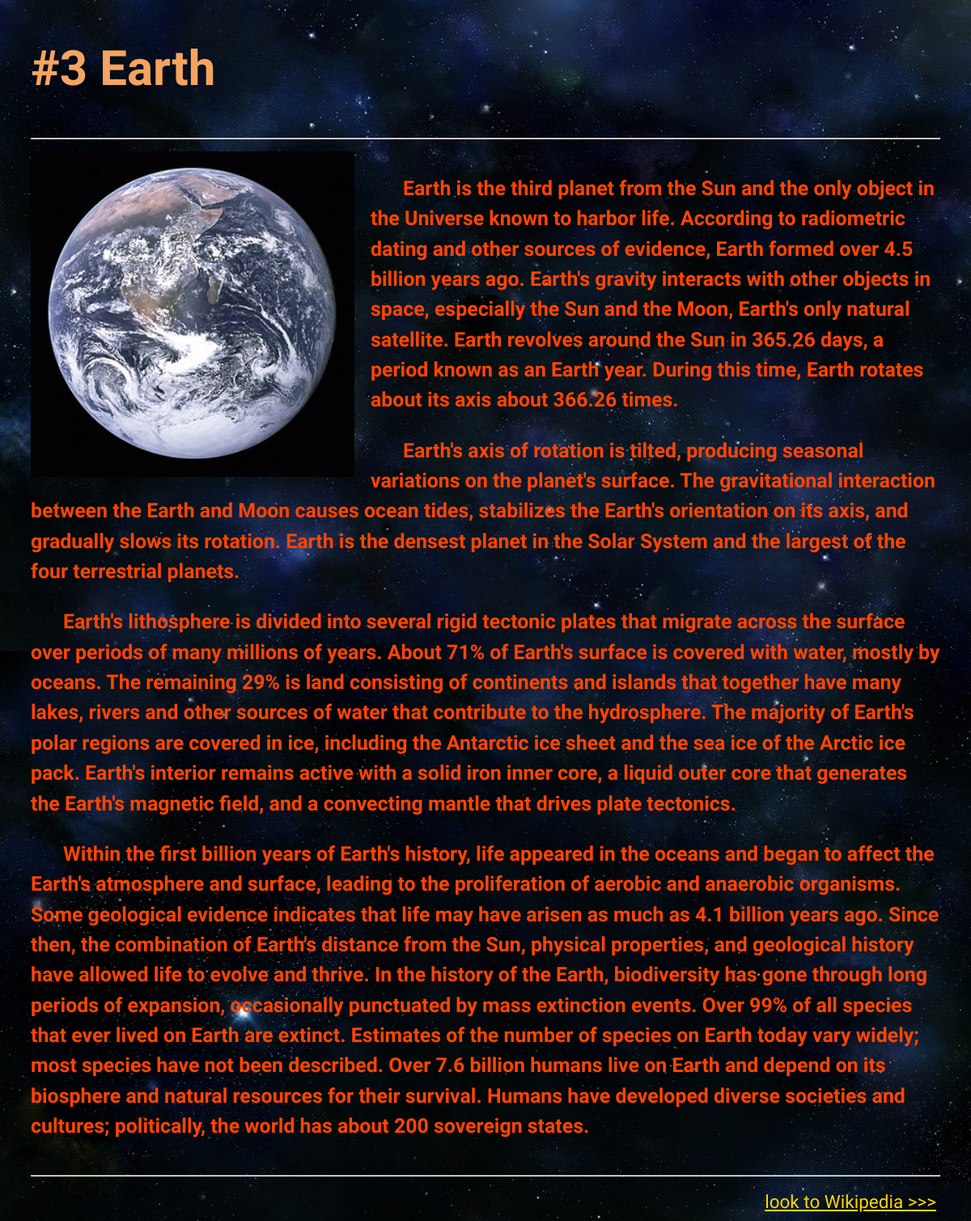
Page /planets/3/ on the committed database.
### planets/models.py (models this page shows)
class CommonData(models.Model):
    image = models.ImageField(blank=True, null=True, upload_to='planets/images/')
    symbol = models.ImageField(blank=True, null=True, upload_to='planets/images/')
    escape_velocity = models.DecimalField(blank=True, null=True, max_digits=5, decimal_places=2, verbose_name='Escape velocity, km/s')
    surface_gravity = models.DecimalField(blank=True, null=True, max_digits=4, decimal_places=2, verbose_name='Surface gravity, g')
    orbital_period = models.TextField(blank=True)
    mean_radius_to_earth = models.DecimalField(blank=True, null=True, max_digits=5, decimal_places=2, verbose_name='Planet radius relative to an Earth')
    surface_pressure = models.DecimalField(blank=True, null=True, max_digits=5, decimal_places=2, verbose_name='Surface pressure, bar')
    discovery_date = models.DateField(null=True, blank=True)
    description = models.TextField(blank=True)
    wiki = models.URLField(blank=True)
    class Meta:
        abstract = True

class Planet(CommonData):
    number = models.PositiveSmallIntegerField(primary_key=True)
    name = models.CharField(max_length=30)
    planet_mass_to_earth = models.DecimalField(blank=True, null=True, max_digits=10, decimal_places=2, verbose_name='Planet mass relative to an Earth')
    orbital_speed = models.DecimalField(blank=True, null=True, max_digits=5, decimal_places=2, verbose_name='Average orbital speed, km/s')
    moons_quantity = models.PositiveSmallIntegerField(blank=True, default=0)
    rotation_period = models.TextField(blank=True)
    semi_major_axis = models.DecimalField(blank=True, null=True, max_digits=5, decimal_places=2, verbose_name='Semi major axis, AU')
    class Meta:
        ordering = ['number']
        verbose_name = 'planet'
        verbose_name_plural = 'planets'
    def __str__(self):
        return self.name

### planets/views.py (the view)
# urls.py: url(r'^(?P<number>[0-9]+)/$', views.planet_data, name='planet_data'),
def planet_data(request, number):
    planet = Planet.objects.get(pk=number)
    return render(request, 'planet_data.html', {'planet': planet, 'number': number})

### planets/templates/planet_data.html (shortened to what this page needs)
{% extends 'base_planets.html' %}
{% block planet_data %}
    <h1>#{{ number }} {{ planet }} </h1>
    <hr>
    {% if planet.image %}
        {% load staticfiles %}
        <img src="{{ planet.image.url }}" alt="{{ planet.name }}" width="400" title="{{ planet.name }}"/>
    {% endif %}
    <h5>{{ planet.description|safe }}</h5>
    <hr>
    <div class="page-footer" align="right">
        <a href="{{ planet.wiki }}">look to Wikipedia >>></a>
    </div>
{% endblock planet_data %}

### planets/static/style.css (style rules this page uses)
h1 { color: SandyBrown; }
a { color: OrangeRed; line-height: 1; }
body { background: url("planets_background.jpg"); background-repeat: no-repeat; background-attachment: fixed; background-position: left top; background-size: cover; padding-left: 30px; padding-right: 30px; font-family: 'Harmattan', sans-serif; color: OrangeRed; font-size: 30px; line-height: 1.5; }
p { text-indent: 40px; }
.page-footer { color: gold; margin-bottom: 10; padding: 5px 5px 5px 5px; line-height: 1; font-size: 0.75em; line-height: 0.75em; }
.page-footer a { color: gold; }
img { float: left; margin: 0px 20px 20px 0px; }

### rows in the picture
Planet: name "Earth", image (picture), description "Earth is the third planet from the Sun and the only object in the Universe known to harbor life. According to radiometric dating and other sources of evidence, Earth formed over 4.5 billion years ago. Earth's gravity interacts with other objects in space, especially the Sun and the Moon, Earth's only natural satellite. Earth revolves around the Sun in 365.26 days, a period known as an Earth year. During this time, Earth rotates about its axis about 366.26 times. Earth's axis of rotation is tilted, producing seasonal variations on the planet's surface. The gravitational interaction between the Earth and Moon causes ocean tides, stabilizes the Earth's orientation on its axis, and gradually…"

### other values in the picture
{{ number }} "3"
